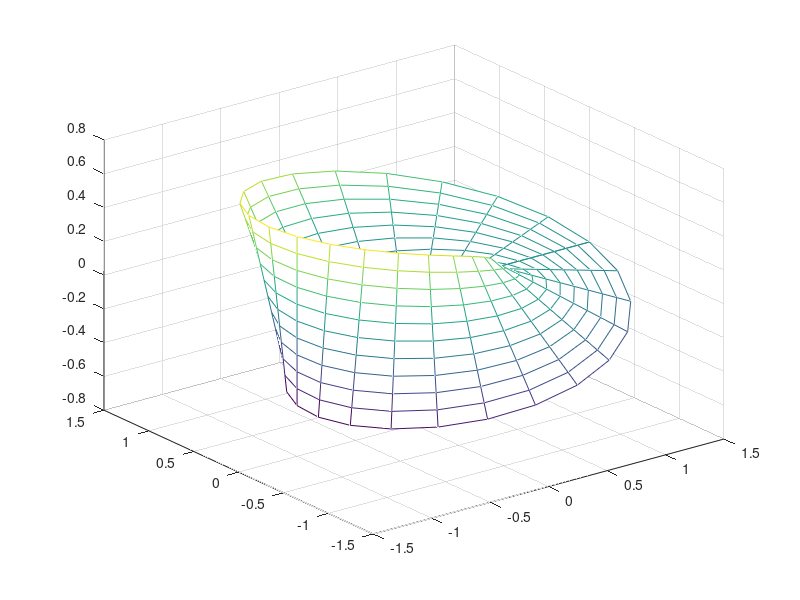

Write MATLAB code to recreate this figure.
[u,v] = meshgrid(0:pi/12:2*pi,-0.5:0.1:0.5);
x = (1+v.*cos(u./2)).*cos(u);
y = (1+v.*cos(u./2)).*sin(u);
z = v.*sin(u./2);
mesh(x,y,z);